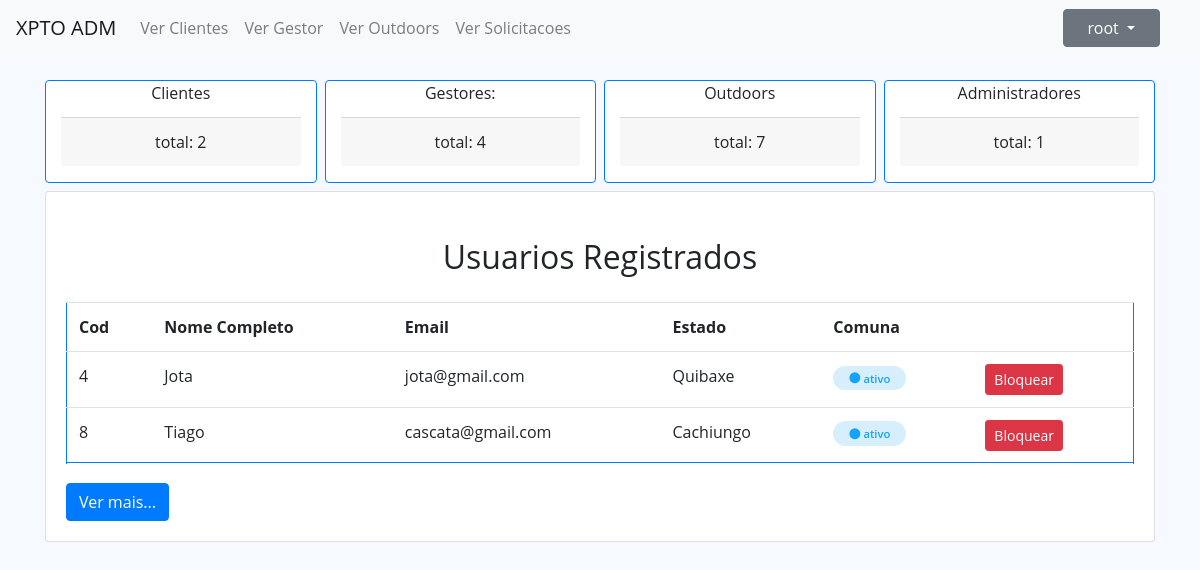
The page /index.php?op=Administrador (signed in) on the database its author committed.
### tables this page shows
CREATE TABLE `usuario` (
  `id` int(11) NOT NULL,
  `username` varchar(50) NOT NULL,
  `senha` varchar(50) NOT NULL,
  `tipo` varchar(50) NOT NULL,
  `eliminado` varchar(10) NOT NULL DEFAULT 'nao'
);

CREATE TABLE `cliente` (
  `id` int(11) NOT NULL,
  `nome` varchar(50) NOT NULL,
  `tipo` varchar(50) NOT NULL,
  `actividade` varchar(50) DEFAULT NULL,
  `idComuna` int(11) NOT NULL,
  `nacionalidade` varchar(50) DEFAULT NULL,
  `morada` varchar(50) DEFAULT NULL,
  `email` varchar(100) DEFAULT NULL,
  `telemovel` bigint(20) DEFAULT NULL,
  `idUsuario` int(11) NOT NULL,
  `idAdm` int(11) DEFAULT NULL,
  `estado` varchar(50) NOT NULL DEFAULT 'off'
);

CREATE TABLE `comuna` (
  `id` int(11) NOT NULL,
  `nome` varchar(50) NOT NULL,
  `idMunicipio` int(11) NOT NULL
);

### views/tabelas/cliente.php (the view, shortened to what the rows shown need)
<div class="card">
    <div class="card-body">
        <div class="card-title text-center m-3">
            <h2>Usuarios Registrados</h2>
        </div>
        <table id="listarDados" class="table border border-primary">
            <tr>
                <th scope="col">Cod</th>
                <th scope="col">Nome Completo</th>
                <th scope="col">Email</th>
                <th scope="col">Estado</th>
                <th scope="col">Comuna</th>
                <th scope="col"></th>
            </tr>
            <?php
            foreach ($clientes as $cada) {
                ?>
                <tr>
                    <td><?php echo $cada->getId(); ?></td>
                    <td><?php echo $cada->getNomeCompleto(); ?></td>
                    <td><?php echo $cada->getEmail(); ?></td>
                    <td><?php echo $cada->getComuna(); ?></td>
                    <td><span class="status
                        <?php
                        if ($cada->getEstado() === 'Off') {
                            echo 'off';
                        } else if ($cada->getEstado() === 'bloqueado') {
                            echo 'bloquado';
                        } else if ($cada->getEstado() === 'ativo') {
                            echo 'ativo';
                        }
                        ?>"><i class="fas fa-circle"></i> <?php echo $cada->getEstado(); ?></span>
                    </td>
                    <td>
                        <?php if ($cada->getEstado() === "Off") { ?>
                            <button class="btn btn-success  btn-sm" id="ativar">Ativar</button>
                        <?php } else if ($cada->getEstado() === "ativo") { ?>
                            <button class="btn btn-danger  btn-sm" id="bloquear">Bloquear</button>
                        <?php } else if ($cada->getEstado() === "bloqueado") { ?>
                            <button class="btn btn-warning btn-sm" id="desbloquear">Desbloquear</button>
                        <?php } ?>
                    </td>
                </tr>
                <tr>
                <?php } ?>
        </table>
    </div>
</div>

### views/administrador/administradorView.php (shortened to what the rows shown need)
<?php
include 'header.php';
if (isset($_SESSION['Usuario']))
    $usuario = unserialize($_SESSION['Usuario']);
?>
</head>
<body>
    <?php
    if (isset($_SESSION['loggedin']) && $_SESSION['loggedin'] === true && $usuario->getTipo() == "Administrador") {
        $admController = new AdministradorController();
        ?>
        <nav class="navbar navbar-expand-lg navbar-light bg-light ">
            <nav class="header-nav ms-auto">
                <ul class="d-flex align-items-center navbar-nav me-auto mb-2 mb-lg-0">
                    <li class="nav-item px-4 ">
                        <div class="dropdown">
                            <button class="btn btn-secondary dropdown-toggle px-4" type="button" id="dropdownMenuButton" data-toggle="dropdown" aria-haspopup="true" aria-expanded="false">
                                <?php if (isset($_SESSION['Usuario'])) echo $usuario->getUsername(); ?>
                            </button>
                        </div>
                    </li>
                </ul>
            </nav>
        </nav>
        <main>
            <div class="container align-items-center justify-content-between">
                <?php $admController->verClientes(); ?>
            </div>
        </main>
        <?php
        include 'footer.php';
    } else {
        include 'footer.php';
        echo '!!!!Pagina não encontrada';
    }
    ?>

### rows shown on the page
usuario: username "root"
cliente: id "4", nome "Jota", email "jota@gmail.com", idComuna.nome "Quibaxe", estado "ativo", shows "Bloquear"
cliente: id "8", nome "Tiago", email "cascata@gmail.com", idComuna.nome "Cachiungo", estado "ativo", shows "Bloquear"

### other values the page prints
$admController->verTotalClientes() "2"
$admController->verTotalGestores() "4"
$admController->verTotalOutdoors() "7"
$admController->verTotalAdministradores() "1"
